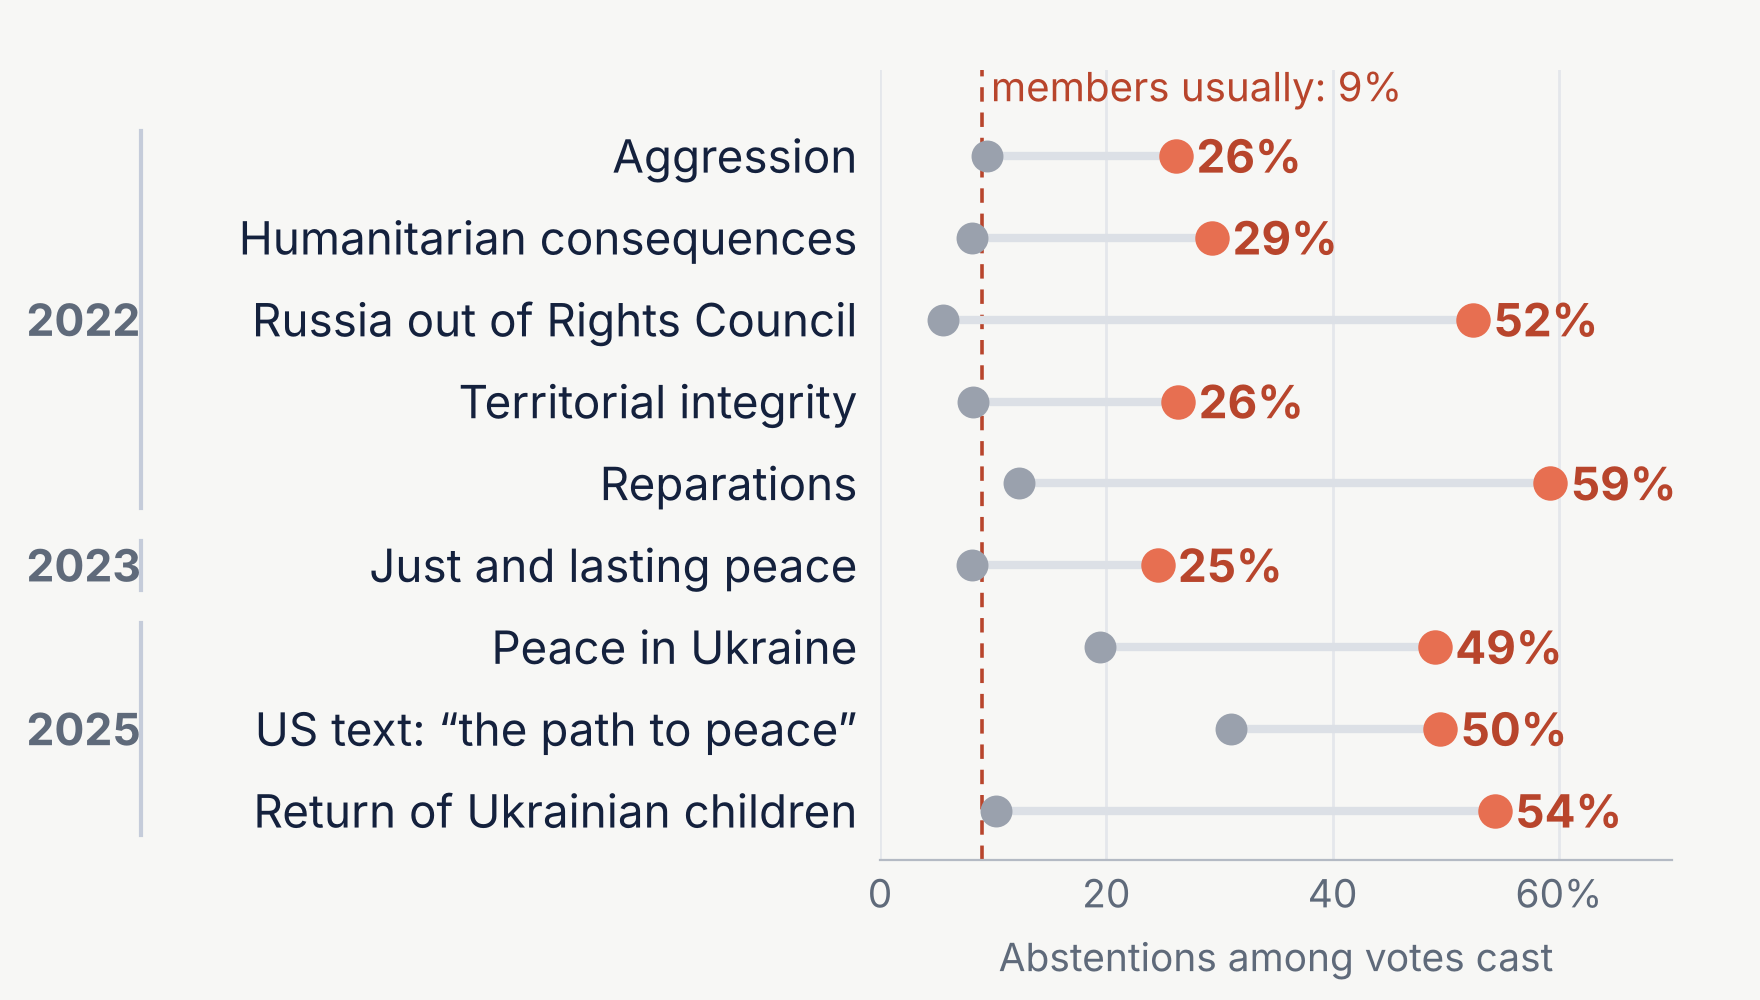

This chart was generated by the following Python code:
"""Slide 26 - Astensione sulle 9 votazioni sull'Ucraina (sessione speciale ES-11).

Per ogni votazione: quota di astenuti tra i voti espressi, membri contro non membri.
Stampa anche l'astensione mediana per Stato sull'Ucraina, sulle altre votazioni e per tema.
Output: figure/slide26_ukraine.png, figure/s26_votes.csv
"""
import matplotlib.transforms as mtransforms

import base

df = base.carica()
votazioni = df.drop_duplicates("rcid").set_index("rcid")
ucraina = votazioni[votazioni.unres.astype(str).str.contains("ES-11")]
print(ucraina[["date", "unres", "short"]].to_string())

espressi = base.voti_espressi(df).copy()
espressi["mem"] = espressi.Countryname.isin(base.NAM)
espressi["abs"] = espressi.vote == 2
su_ucraina = espressi.rcid.isin(set(ucraina.index))

pv = espressi[su_ucraina].groupby(["rcid", "mem"])["abs"].mean().unstack() * 100
pv["date"] = ucraina.date
pv["res"] = ucraina.unres
pv = pv.sort_values("date")
print(pv.round(0))


def mediana_per_stato(sub):
    return (sub.groupby(["Countryname", "mem"])["abs"].mean() * 100).groupby("mem").median()


print("Ucraina", mediana_per_stato(espressi[su_ucraina]).round(1).to_dict())
print("altre votazioni", mediana_per_stato(espressi[~su_ucraina]).round(1).to_dict())
for tema in ["me", "nu", "di", "hr", "co", "ec"]:
    print(tema, mediana_per_stato(espressi[(espressi[tema] == 1) & ~su_ucraina]).round(1).to_dict())
pv.to_csv(base.OUT / "s26_votes.csv")

# figura
plt = base.stile()
titoli = {"ES-11/1": "Aggression", "ES-11/2": "Humanitarian consequences",
          "ES-11/3": "Russia out of Rights Council", "ES-11/4": "Territorial integrity",
          "ES-11/5": "Reparations", "ES-11/6": "Just and lasting peace", "ES-11/7": "Peace in Ukraine",
          "ES-11/8": "US text: “the path to peace”", "ES-11/9": "Return of Ukrainian children"}
fig, ax = base.nuova_figura(plt, 8.8, 5.0)
n = len(pv)
anni = {}
for i, (_, riga) in enumerate(pv.iterrows()):
    y = n - 1 - i
    membri, altri = riga[True], riga[False]
    ax.plot([altri, membri], [y, y], color="#DCE0E6", lw=3, zorder=1, solid_capstyle="round")
    ax.scatter([altri], [y], s=110, color=base.GRIGIO, zorder=3)
    ax.scatter([membri], [y], s=130, color=base.CORALLO, zorder=3)
    ax.text(membri + 1.8, y, f"{membri:.0f}%", va="center", fontsize=16.5, color=base.CORALLO_TESTO, fontweight="bold")
    codice = "/".join(riga["res"].split("/")[-2:])
    ax.text(-2, y, titoli[codice], ha="right", va="center", fontsize=16.5, color=base.NAVY)
    anni.setdefault(riga["date"][:4], []).append(y)

# anni a sinistra, raggruppati con una linea verticale
tr = mtransforms.blended_transform_factory(fig.transFigure, ax.transData)
for anno, ys in anni.items():
    ax.text(0.015, sum(ys) / len(ys), anno, transform=tr, ha="left", va="center", fontsize=16,
            color=base.GRIGIO_TESTO, fontweight="bold")
    ax.plot([0.08, 0.08], [min(ys) - 0.3, max(ys) + 0.3], transform=tr, color="#C5CCDA", lw=1.5, clip_on=False)

ax.axvline(9, color=base.CORALLO_TESTO, lw=1.3, ls=(0, (4, 3)), zorder=0)
ax.text(9.8, n - 0.45, "members usually: 9%", fontsize=14.5, color=base.CORALLO_TESTO, va="bottom")
ax.set_xlim(0, 70)
ax.set_ylim(-0.6, n + 0.05)
base.asse_x_pulito(ax, [0, 20, 40, 60], ["0", "20", "40", "60%"], size=14)
ax.set_xlabel("Abstentions among votes cast", fontsize=14, color=base.GRIGIO_TESTO, labelpad=6)
fig.subplots_adjust(left=.50, right=.95, top=.93, bottom=.14)
base.salva(fig, "slide26_ukraine.png")
